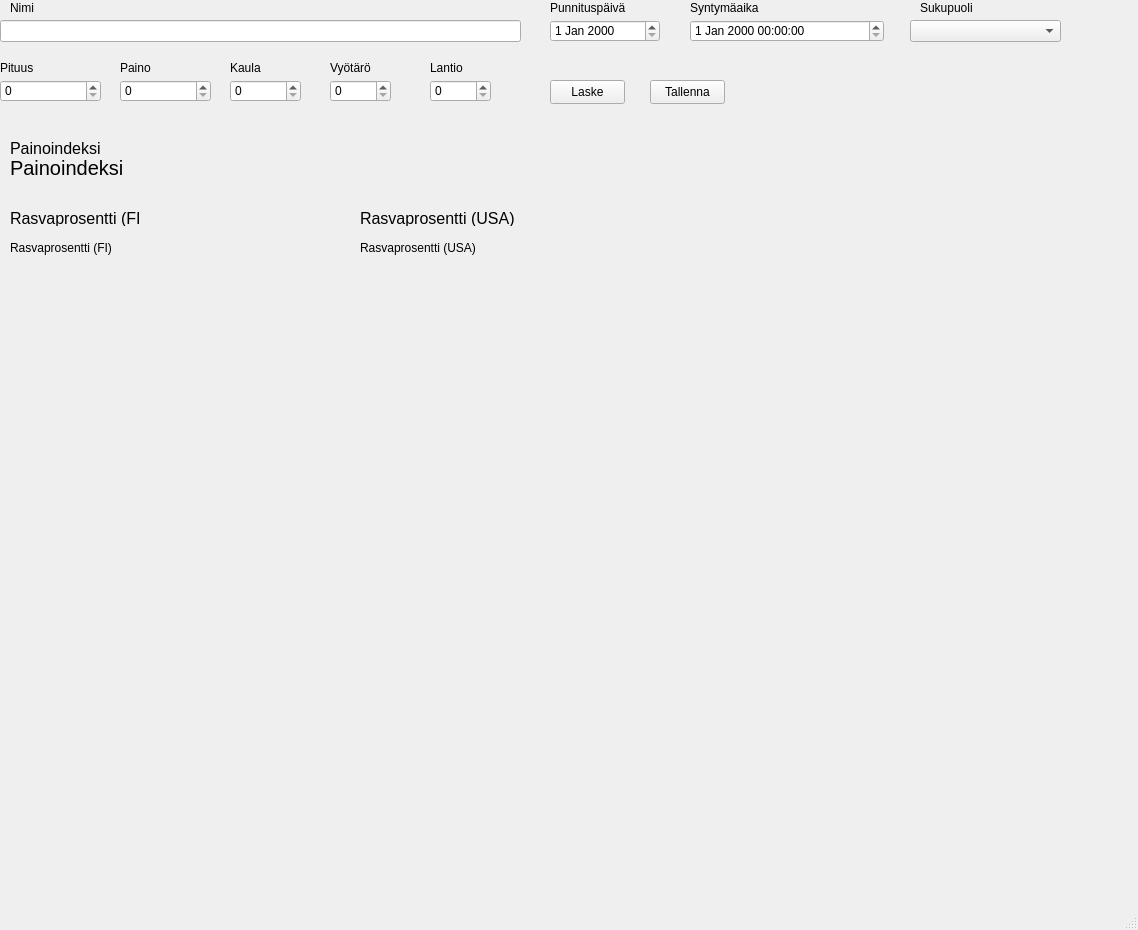
<?xml version="1.0" encoding="UTF-8"?>
<ui version="4.0">
 <class>MainWindow</class>
 <widget class="QMainWindow" name="MainWindow">
  <property name="geometry">
   <rect>
    <x>0</x>
    <y>0</y>
    <width>1138</width>
    <height>930</height>
   </rect>
  </property>
  <property name="windowTitle">
   <string>MainWindow</string>
  </property>
  <widget class="QWidget" name="centralwidget">
   <widget class="QLineEdit" name="NameLineEdit">
    <property name="geometry">
     <rect>
      <x>0</x>
      <y>20</y>
      <width>521</width>
      <height>22</height>
     </rect>
    </property>
    <property name="toolTip">
     <string>Syötä tähän oma nimesi</string>
    </property>
    <property name="toolTipDuration">
     <number>-3</number>
    </property>
   </widget>
   <widget class="QLabel" name="NameLabel">
    <property name="geometry">
     <rect>
      <x>10</x>
      <y>0</y>
      <width>49</width>
      <height>16</height>
     </rect>
    </property>
    <property name="text">
     <string>Nimi</string>
    </property>
   </widget>
   <widget class="QDateEdit" name="WeighingDate">
    <property name="geometry">
     <rect>
      <x>550</x>
      <y>20</y>
      <width>110</width>
      <height>22</height>
     </rect>
    </property>
   </widget>
   <widget class="QLabel" name="label">
    <property name="geometry">
     <rect>
      <x>550</x>
      <y>0</y>
      <width>131</width>
      <height>16</height>
     </rect>
    </property>
    <property name="text">
     <string>Punnituspäivä</string>
    </property>
   </widget>
   <widget class="QSpinBox" name="Height">
    <property name="geometry">
     <rect>
      <x>0</x>
      <y>80</y>
      <width>101</width>
      <height>22</height>
     </rect>
    </property>
   </widget>
   <widget class="QSpinBox" name="Weight">
    <property name="geometry">
     <rect>
      <x>120</x>
      <y>80</y>
      <width>91</width>
      <height>22</height>
     </rect>
    </property>
   </widget>
   <widget class="QLabel" name="label_2">
    <property name="geometry">
     <rect>
      <x>0</x>
      <y>60</y>
      <width>49</width>
      <height>16</height>
     </rect>
    </property>
    <property name="text">
     <string>Pituus</string>
    </property>
   </widget>
   <widget class="QLabel" name="label_3">
    <property name="geometry">
     <rect>
      <x>120</x>
      <y>60</y>
      <width>49</width>
      <height>16</height>
     </rect>
    </property>
    <property name="text">
     <string>Paino</string>
    </property>
   </widget>
   <widget class="QSpinBox" name="Neck">
    <property name="geometry">
     <rect>
      <x>230</x>
      <y>80</y>
      <width>71</width>
      <height>22</height>
     </rect>
    </property>
   </widget>
   <widget class="QSpinBox" name="Waist">
    <property name="geometry">
     <rect>
      <x>330</x>
      <y>80</y>
      <width>61</width>
      <height>22</height>
     </rect>
    </property>
   </widget>
   <widget class="QLabel" name="label_4">
    <property name="geometry">
     <rect>
      <x>230</x>
      <y>60</y>
      <width>49</width>
      <height>16</height>
     </rect>
    </property>
    <property name="text">
     <string>Kaula</string>
    </property>
   </widget>
   <widget class="QLabel" name="label_5">
    <property name="geometry">
     <rect>
      <x>330</x>
      <y>60</y>
      <width>49</width>
      <height>16</height>
     </rect>
    </property>
    <property name="text">
     <string>Vyötärö</string>
    </property>
   </widget>
   <widget class="QSpinBox" name="Pelvis">
    <property name="geometry">
     <rect>
      <x>430</x>
      <y>80</y>
      <width>61</width>
      <height>22</height>
     </rect>
    </property>
   </widget>
   <widget class="QLabel" name="label_6">
    <property name="geometry">
     <rect>
      <x>430</x>
      <y>60</y>
      <width>49</width>
      <height>16</height>
     </rect>
    </property>
    <property name="text">
     <string>Lantio</string>
    </property>
   </widget>
   <widget class="QPushButton" name="CalculateButton">
    <property name="geometry">
     <rect>
      <x>550</x>
      <y>80</y>
      <width>75</width>
      <height>24</height>
     </rect>
    </property>
    <property name="text">
     <string>Laske</string>
    </property>
   </widget>
   <widget class="QPushButton" name="SaveButton">
    <property name="geometry">
     <rect>
      <x>650</x>
      <y>80</y>
      <width>75</width>
      <height>24</height>
     </rect>
    </property>
    <property name="text">
     <string>Tallenna</string>
    </property>
   </widget>
   <widget class="QDateTimeEdit" name="BirthTime">
    <property name="geometry">
     <rect>
      <x>690</x>
      <y>20</y>
      <width>194</width>
      <height>22</height>
     </rect>
    </property>
   </widget>
   <widget class="QLabel" name="label_7">
    <property name="geometry">
     <rect>
      <x>690</x>
      <y>0</y>
      <width>131</width>
      <height>16</height>
     </rect>
    </property>
    <property name="text">
     <string>Syntymäaika</string>
    </property>
   </widget>
   <widget class="QLabel" name="BMILabel">
    <property name="geometry">
     <rect>
      <x>10</x>
      <y>160</y>
      <width>171</width>
      <height>16</height>
     </rect>
    </property>
    <property name="font">
     <font>
      <pointsize>15</pointsize>
     </font>
    </property>
    <property name="text">
     <string>Painoindeksi</string>
    </property>
   </widget>
   <widget class="QLabel" name="label_9">
    <property name="geometry">
     <rect>
      <x>10</x>
      <y>210</y>
      <width>131</width>
      <height>16</height>
     </rect>
    </property>
    <property name="font">
     <font>
      <pointsize>12</pointsize>
     </font>
    </property>
    <property name="text">
     <string>Rasvaprosentti (FI)</string>
    </property>
   </widget>
   <widget class="QLabel" name="label_10">
    <property name="geometry">
     <rect>
      <x>360</x>
      <y>210</y>
      <width>161</width>
      <height>16</height>
     </rect>
    </property>
    <property name="font">
     <font>
      <pointsize>12</pointsize>
     </font>
    </property>
    <property name="text">
     <string>Rasvaprosentti (USA)</string>
    </property>
   </widget>
   <widget class="QLabel" name="label_11">
    <property name="geometry">
     <rect>
      <x>10</x>
      <y>140</y>
      <width>91</width>
      <height>16</height>
     </rect>
    </property>
    <property name="font">
     <font>
      <pointsize>12</pointsize>
     </font>
    </property>
    <property name="text">
     <string>Painoindeksi</string>
    </property>
   </widget>
   <widget class="QComboBox" name="GenderChoose">
    <property name="geometry">
     <rect>
      <x>910</x>
      <y>20</y>
      <width>151</width>
      <height>22</height>
     </rect>
    </property>
    <property name="placeholderText">
     <string>Valitse sukupuoli</string>
    </property>
   </widget>
   <widget class="QLabel" name="FiFatLabel">
    <property name="geometry">
     <rect>
      <x>10</x>
      <y>240</y>
      <width>141</width>
      <height>16</height>
     </rect>
    </property>
    <property name="text">
     <string>Rasvaprosentti (FI)</string>
    </property>
   </widget>
   <widget class="QLabel" name="UsaFatLabel">
    <property name="geometry">
     <rect>
      <x>360</x>
      <y>240</y>
      <width>121</width>
      <height>16</height>
     </rect>
    </property>
    <property name="text">
     <string>Rasvaprosentti (USA)</string>
    </property>
   </widget>
   <widget class="QLabel" name="label_14">
    <property name="geometry">
     <rect>
      <x>920</x>
      <y>0</y>
      <width>61</width>
      <height>16</height>
     </rect>
    </property>
    <property name="text">
     <string>Sukupuoli</string>
    </property>
   </widget>
  </widget>
  <widget class="QMenuBar" name="menubar">
   <property name="geometry">
    <rect>
     <x>0</x>
     <y>0</y>
     <width>1138</width>
     <height>22</height>
    </rect>
   </property>
  </widget>
  <widget class="QStatusBar" name="statusbar"/>
 </widget>
 <resources/>
 <connections/>
</ui>
